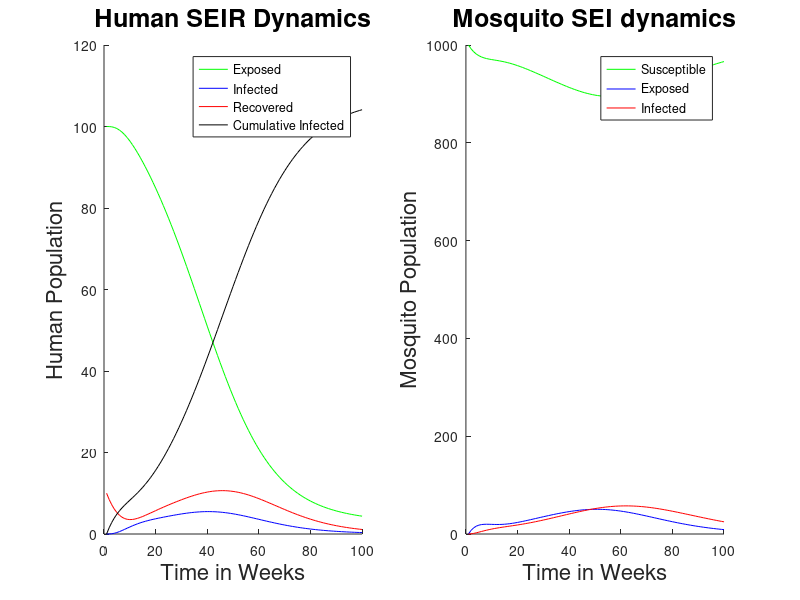

This figure's MATLAB source:
function [] = SEIR_SEI_Model()
init = [100,0,10,0,1,1000,0,0,0];
tspan = 1:100;
param_struct = ...
    {'beta_hv', 0.24;
     'beta_vh', 0.24;
     'gamma_h', 1/6;
     'mu_h', 1/(70*365);
     'nu_h', 1/3;
     'psi_v', 0.3;
     'mu_v', 1/14;
     'nu_v', 1/11;
     'sigma_h', 19;
     'sigma_v', 0.5;
     'H0', 100;
     'K_v',1000;
    }';
params = struct(param_struct{:});
array_names = param_struct(1,:);

[t,out] = ode45(@(t,Y)rhs_seir_sei(t,Y,params), tspan, init);

subplot(1,2,1)
hold on
plot(t, out(:,1), 'g') 
plot(t, out(:,2), 'b') 
plot(t, out(:,3), 'r') 
plot(t, out(:,4), 'k')
legend('Exposed','Infected','Recovered', 'Cumulative Infected', 'Location', 'best')
hold off

xlabel('Time in Weeks', 'fontsize', 16)
ylabel('Human Population', 'fontsize', 16)
title('Human SEIR Dynamics', 'fontsize', 18)
subplot(1,2,2)
hold on
plot(t, out(:,6), 'g') 
plot(t, out(:,7), 'b')
plot(t, out(:,8), 'r')
legend('Susceptible','Exposed','Infected', 'Location', 'best')

xlabel('Time in Weeks', 'fontsize', 16)
ylabel('Mosquito Population','fontsize', 16)
title('Mosquito SEI dynamics', 'fontsize', 18)

end

function [out] = rhs_seir_sei(tspan,init,P)
out = zeros(size(init));
sh = init(1);
eh = init(2);
ih = init(3);
rh = init(4);
cumulative_ih = init(5);
%% Vectors
sv = init(6);
ev = init(7);
iv = init(8);
cumulative_iv = init(9);

%% Calculations
N_h = sh+eh+ih+rh;
N_v = sv+ev+iv;
lambda_h = (P.sigma_v*P.sigma_h*P.beta_hv*N_v)/(P.sigma_v*N_v + P.sigma_h *N_h) * (iv/N_v); 

out(1) = P.mu_h*P.H0 - lambda_h * sh - P.mu_h*sh;
out(2) = lambda_h*sh - (P.nu_h+P.mu_h)*eh;
out(3) = P.nu_h*eh - (P.gamma_h + P.mu_h)*ih;
out(4) = P.gamma_h*ih - P.mu_h*rh;
out(5) = P.nu_h*eh;

lambda_v = (P.sigma_v*P.sigma_h*P.beta_vh*N_h)/(P.sigma_v*N_v + P.sigma_h *N_h) * (ih/N_h); 

out(6) = (P.psi_v - (P.psi_v - P.mu_v)*(N_v/P.K_v))*N_v - lambda_v*sv - P.mu_v*sv;
out(7) = lambda_v*sv - (P.nu_v + P.mu_v)*ev;
out(8) = P.nu_v*ev - P.mu_v*iv;% Infected
out(9) = P.nu_v*ev;

end